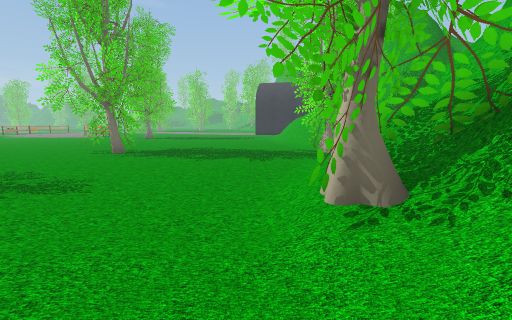
View 1 (above)

16 first-person views from a walk through a scene from a Unity 3-D project. The camera is 1.2 m above the floor, tilts 8° down and sees 90° across. The floor is counted in squares, 1 m on a side. Each view is taken from the middle of a square. On the plan, view 1 faces up. The plan holds only what a view shows up to about 12 squares ahead; the rest is blank. The place goes on beyond the plan. The player is left out.

View 2
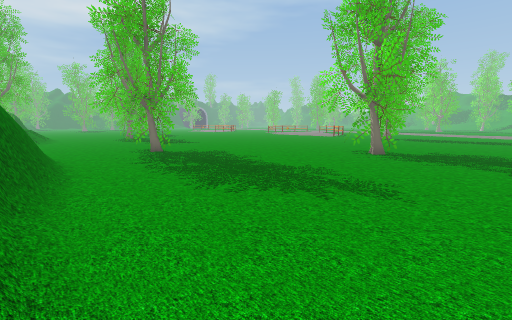

View 3
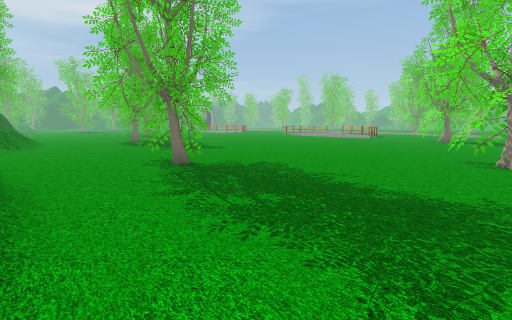

View 4
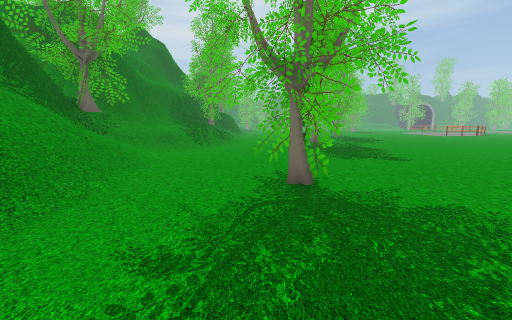

View 5
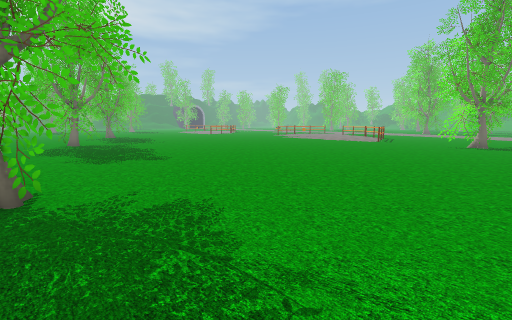

View 6
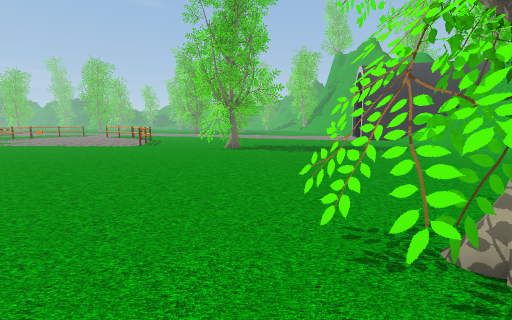

View 7
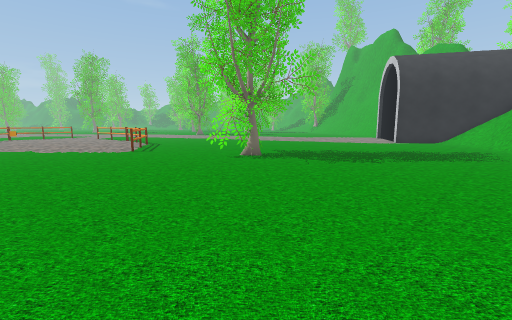

View 8
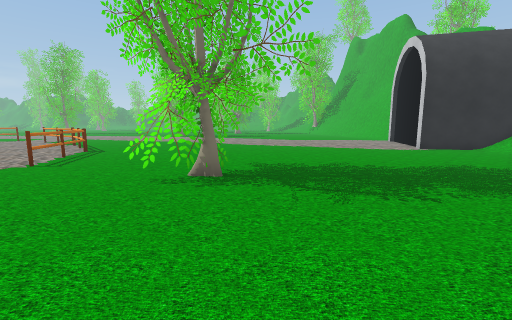

View 9
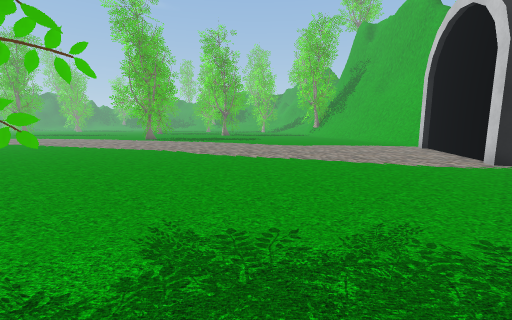

View 10
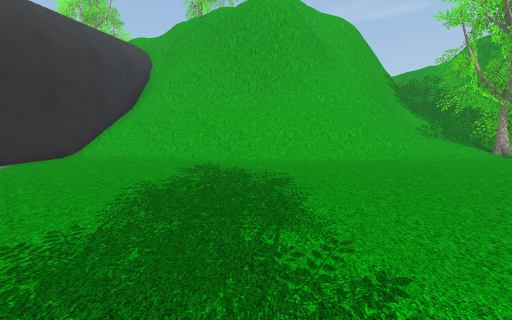

View 11
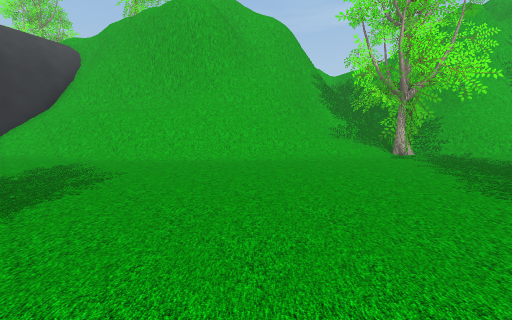

View 12
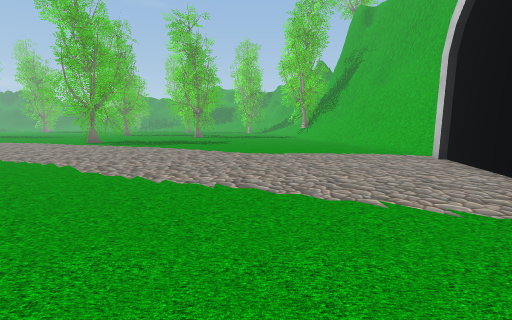

View 13
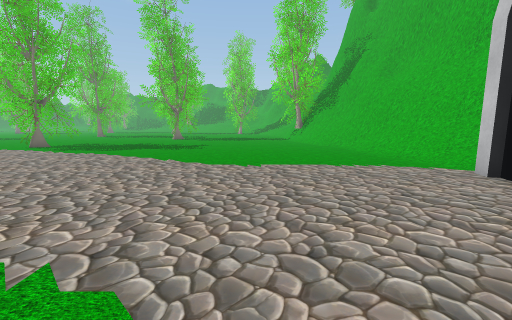

View 14
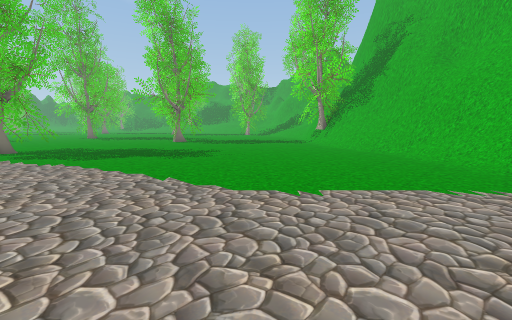

View 15
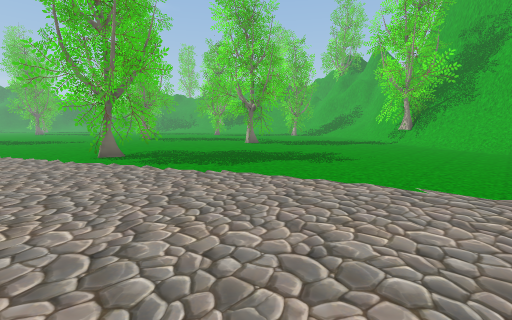

View 16
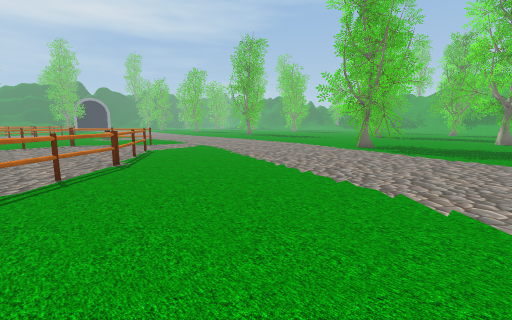

### Floor plan
Key: @ floor where view 1 was taken; # wall or solid block; . main floor; : floor 1.25 m higher than the main floor; + floor 1.75 m higher than the main floor; * floor 2 m higher than the main floor; / step, stairs or slope; = window, fence, low wall or low ledge; T tree; F fence.
Columns run from 20 left of view 1 to 6 right of it. Each row starts with its distance up from view 1.
 44 ... ................/=#
 43 ....T#............../=#
 42 .....TT............./=#
 41  ...TT...............=#
 40   ..TT.............../##
 39    ................../=##
 38    ..................//##
 37   ...................//=#
 36  ...................../
 35 ....................../
 34 .....................##
 33 .....................##
 32 F....................#
 31 .F...................#
 30 ..F..................#
 29 ...F................##
 28 ....F...............#####
 27  ....F................./##
 26   ...F.................//*
 25    ..F.................=#=
 24 .....F....T............=#=
 23 ......F....TT..........=+#
 22  ........TTTT.........==+=
 21  .........TTT.........=#+#
 20  ..........T..........//*##
 19   ....................//*#
 18    .................../: #
 17     ..................//=#
 16      .................//=#
 15 ..   .................//==
 14 ... ...................///
 13 .......................//T
 12 .............TTT......T.TT
 11 .............TTTT.....TTT
 10 .............TTT.......TTT
  9 .............TT........##:
  8 ....................../##=#
  7 .......T..............//==#
  6 ......TT ............///==#
  5 .....TTTT............////##
  4 ......TT.............TT/
  3 ......T..............TT#
  2 ....................TTT
  1 /.....//====........./
  0 ///////// =####== . @
 -1 ///  ///
 -2 #TT####
 -3 #T###
 -4 ###

Where each view was taken, in squares from view 1:
view 1: 0 up, 0 right, facing up
view 2: 0 up, 2 left, facing up-left
view 3: 1 up, 6 left, facing up-left
view 4: 4 up, 8 left, facing left
view 5: 5 up, 8 left, facing up-left
view 6: 9 up, 8 left, facing up
view 7: 12 up, 9 left, facing up
view 8: 16 up, 8 left, facing up
view 9: 21 up, 7 left, facing up
view 10: 21 up, 7 left, facing right
view 11: 17 up, 7 left, facing right
view 12: 25 up, 5 left, facing up
view 13: 28 up, 4 left, facing up
view 14: 31 up, 5 left, facing up
view 15: 32 up, 10 left, facing up
view 16: 28 up, 10 left, facing up-left
